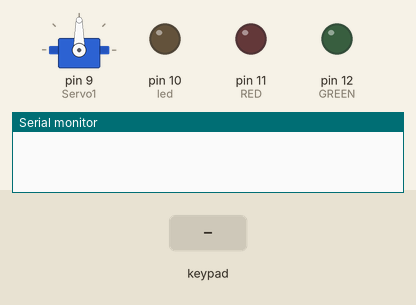
Recording of a sketch running on a simulated Arduino Uno, built with avr-gcc and run on an emulated ATmega328P. Shown: servo, output pins drawn as LEDs (lit = HIGH), the last lines printed to the serial monitor. Inputs (shaded band) come from the test bench.

Above: at 1.2 s.
1.3 s: key '1' pressed
At 2.2 s:
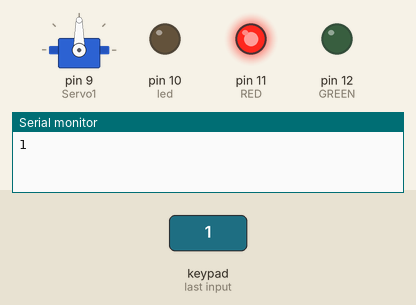
2.8 s: keypad keys 2 3 4 5 # pressed 0.4 s apart
At 3.2 s:
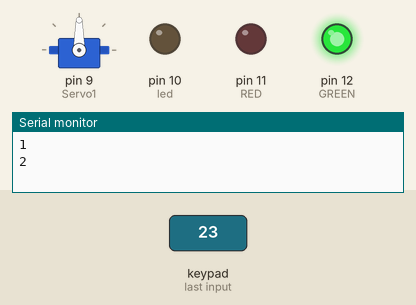
6.3 s: key 'B' pressed
At 7.1 s:
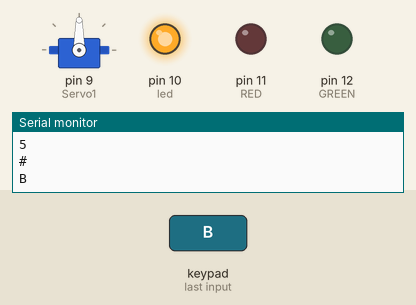
7.8 s: keypad keys 2 3 4 5 * pressed 0.4 s apart
At 8.4 s:
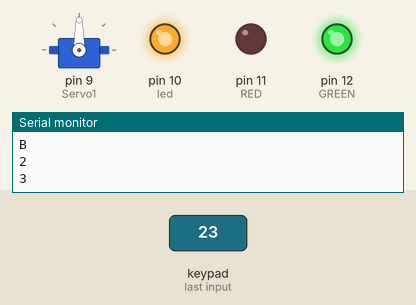
11.3 s: keypad keys 1 3 9 7 A pressed 0.4 s apart
At 12.2 s:
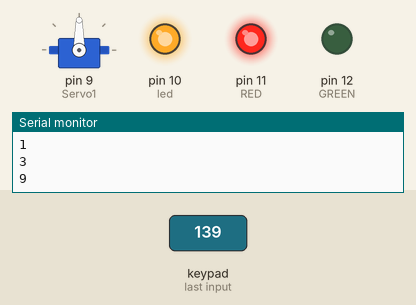
14.8 s: key '0' pressed
At 15.2 s:
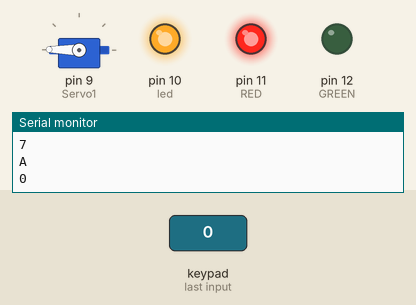
Timing chart, 0 to 17.3 s (numbered marks = the images above; inputs shaded):
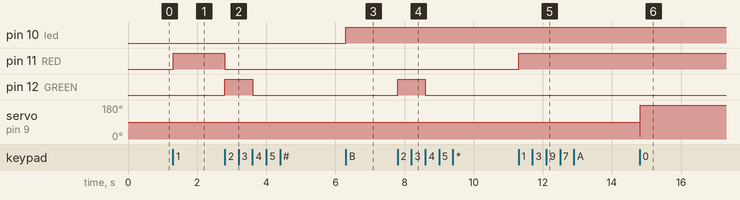

Measured:
- after the input at 1.3 s, pin 11 (RED): LOW → HIGH at once
- after the input at 2.8 s, pin 11 (RED): HIGH → LOW at once; pin 12 (GREEN): LOW → HIGH at once, → LOW 0.81 s later
- after the input at 6.3 s, pin 10 (led): LOW → HIGH at once
- after the input at 7.8 s, pin 12 (GREEN): LOW → HIGH at once, → LOW 0.80 s later
- after the input at 11.3 s, pin 11 (RED): LOW → HIGH at once
- after the input at 14.8 s, servo on pin 9 (Servo1): 90° → 179° at once

The sketch:

CustomKeypad.ino
```cpp
#include <Keypad.h>
#include <Servo.h>
Servo Servo1;
int servoPin = 13;
int led = 10;
int RED = 11;
int GREEN = 12;


const byte ROWS = 4; //four rows
const byte COLS = 4; //four columns
//define the cymbols on the buttons of the keypads
char hexaKeys[ROWS][COLS] = {
  {'1','2','3','A'},
  {'4','5','6','B'},
  {'7','8','9','C'},
  {'*','0','#','D'}
};
char rowPins[ROWS] = {2, 3, 4, 5}; //connect to the row pinouts of the keypad
char colPins[COLS] = {6, 7, 8, 9}; //connect to the column pinouts of the keypad
//initialize an instance of class NewKeypad
Keypad customKeypad = Keypad( makeKeymap(hexaKeys), rowPins, colPins, ROWS, COLS);
void setup(){
  Serial.begin(9600);
  pinMode (led , OUTPUT);
  pinMode (RED , OUTPUT);
  pinMode (GREEN , OUTPUT);
  Servo1.attach(9);

}
  void loop(){
  char customKey = customKeypad.getKey();

  if (customKey){
    Serial.println(customKey);
  }
  if (customKey=='B'){
   digitalWrite (led , HIGH);

  }
    if (customKey=='C'){
     digitalWrite (led , LOW);
      }
    if (customKey=='1'){
     digitalWrite (RED , HIGH);
          digitalWrite (GREEN , LOW);

      }

    if (customKey=='2'){
     digitalWrite (RED , LOW);
     digitalWrite (GREEN , HIGH);
      }

    if (customKey=='4'){
     digitalWrite (RED , LOW);
     digitalWrite (GREEN , LOW);
      }
    if (customKey=='0'){
     for(int i=0;i<180;i++){
        Servo1.write(i);
     }
  if (customKey=='A'){
   digitalWrite (led , HIGH);
   digitalWrite (led , LOW);

  if (customKey=='3'){
     digitalWrite (GREEN , HIGH);
      }
  if (customKey=='3'){
     digitalWrite (RED , HIGH);
      }


  }
}
  }
```
